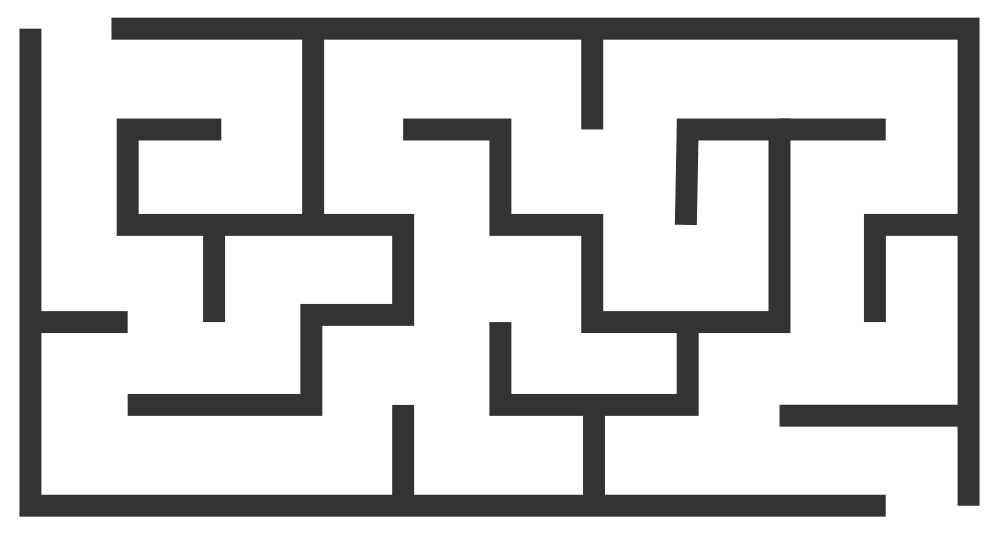
#> input picture images/maze.png, 1000 x 545 px, found by its file name
$ jupyter execute --allow-errors testing_notebook.ipynb
#> lines starting #> are read from the running program, lines starting #| are printed output that depends on the picture; after the words box and inside, x2 and y2 are one past the last pixel; in counts of white or black regions, pixels touching at a corner belong together
[cell 1]
import cv2 as cv
import numpy as np
import matplotlib.pyplot as plt
import seaborn as sns

from settings import *

[cell 2]
image = cv.imread("images/maze.png", cv.IMREAD_GRAYSCALE)
#> image is the input picture: shape (545, 1000); min 51, max 255, mean 206.2
# Apply a binary threshold to distinguish walls from free space
_, binary_image = cv.threshold(image, 127, 255, cv.THRESH_BINARY_INV)
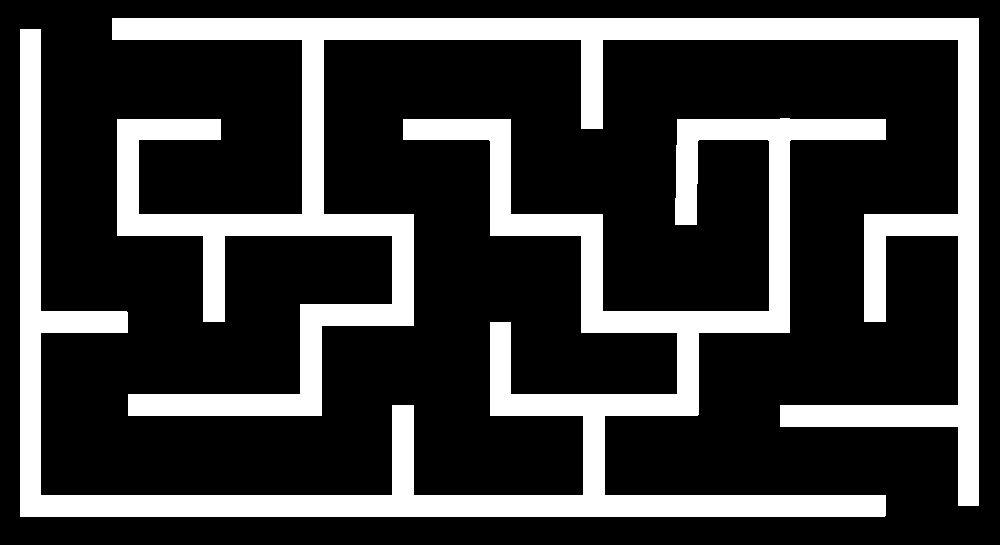
#> binary_image: shape (545, 1000); 23.6% white; 2 white regions, box (x1, y1, x2, y2) and area: (112, 18, 979, 506) 64528, (20, 29, 886, 517) 64320
# Convert binary image to match the display dimensions
maze = cv.resize(binary_image, (WIDTH, HEIGHT))
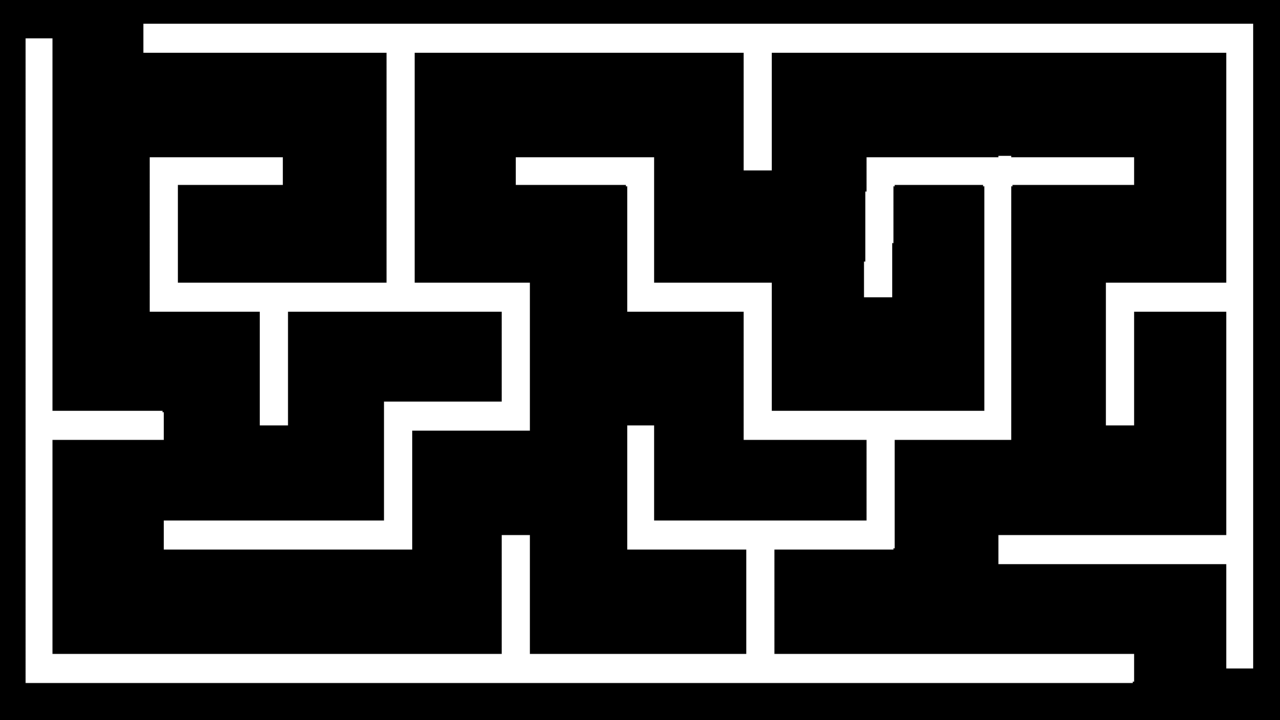
#> maze: shape (720, 1280); min 0, max 255, mean 60.3

[cell 3]
maze.shape
#> Out = (720, 1280)

[cell 4]
plt.imshow(binary_image, cmap='gray')

[cell 5]
circle = np.zeros((720, 1280), dtype='uint8')
circle = cv.circle(circle, (100, 100), 60, 255, -1)
plt.imshow(circle, cmap='gray')
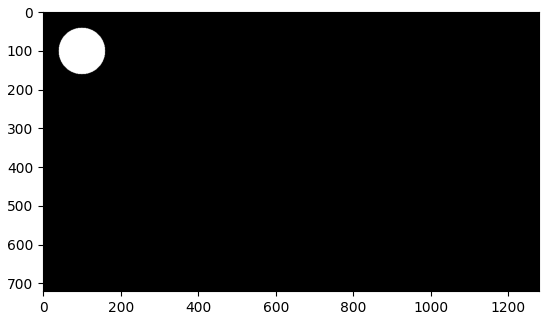
#> figure drawn by matplotlib, 1 panel

[cell 6]
res = circle ^ maze
plt.imshow(res, cmap='gray')

[cell 7]
inter = circle & maze
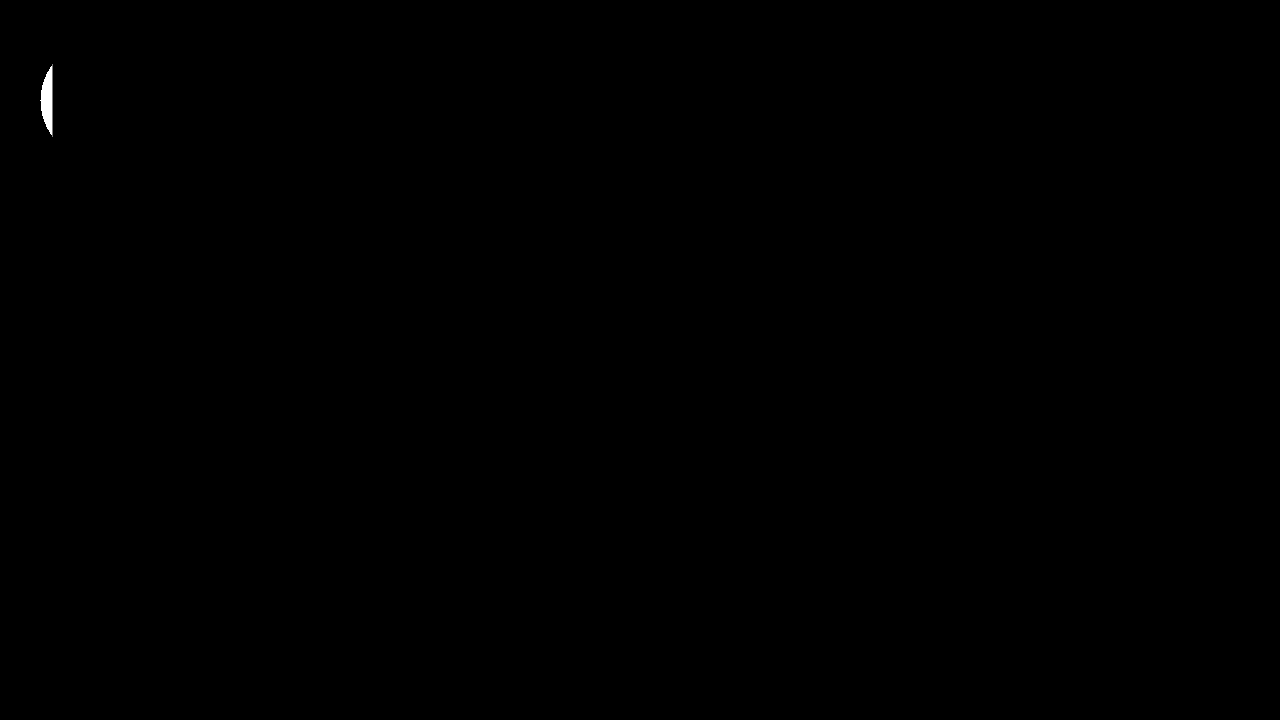
#> inter: shape (720, 1280); min 0, max 255, mean 0.2
coords = np.argwhere(inter > 0)
#> coords = 621 pairs, first value 64 to 136, second value 40 to 52
coords
#> Out has the same summary as coords

[cell 8]
ys = coords[:, 0]
#> ys = 621 values from 64 to 136
xs = coords[:, 1]
#> xs = 621 values, max 52 at index 0, min 40 at index 304, mean 47.51
range = (np.max(xs) - np.min(xs), np.max(ys) - np.min(ys))
#> range = (12, 72)
range
#> Out = (12, 72)

[cell 9]
a = np.array([0])
b = np.array([1])
c = a & b
coords = np.argwhere(c > 0)
coords

[cell 10]
x = np.arange(0,10000,2)

y = 0.3*x + 0.6


noise = np.random.normal(0,2, len(x)) #  μ = 0, σ = 2

y_noised = y + noise

sns.displot(noise, kde=True, bins=15)
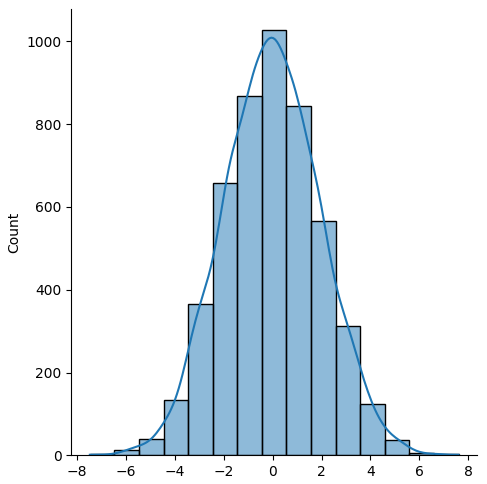
#> figure drawn by matplotlib, 1 panel; tallest bar 1027 high, from x = -0.441 to 0.564; curve peaks at x = -0.0521, y = 1009

[cell 11]
sigma_x = 1
sigma_y = 1
sigma_theta = 2

R = np.array([[sigma_x**2, 0, 0],
                [0, sigma_y**2, 0],
                [0, 0, sigma_theta**2]])

epsilon = np.random.multivariate_normal(np.array([0,0,0]),R, 1)


print(epsilon)

#> (a cell that did not finish here is left out)

[cell 13]
import numpy as np

population = 5
gen = np.random.normal(loc=0.0, scale=5, size=population)
print(gen)
rank = np.where(gen)
print(rank)
prob = []
for i in rank:
    prob.append(1 - i / np.sum(rank))

prob1 = []
#> (the rest of this cell did not finish here and is left out)

[cell 14]
def indices_descending(arr):
    # Enumerate and sort the array by value in descending order
    sorted_indices = sorted(enumerate(arr), key=lambda x: x[1], reverse=True)
    # Extract the indices sorted by descending value
    index_order = [index for index, value in sorted_indices]
    # Create an output array that places the rank position at the original index
    rank_positions = [0] * len(arr)
    for rank, index in enumerate(index_order):
        rank_positions[index] = rank
    return rank_positions

# Example usage
arr = [5, 6, 10, 0]
result = indices_descending(arr)
print(result)  # Output will be [2, 1, 0, 3]

[cell 15]
import random

def create_roulette_wheel(genotypes, probabilities):
    # Calculate cumulative probabilities
    cumulative_probabilities = []
    current_sum = 0
    for p in probabilities:
        current_sum += p
        cumulative_probabilities.append(current_sum)

    def spin():
        # Generate a random number between 0 and 1
        r = random.random()
        # Find the first index where the cumulative probability is greater than the random number
        for i, cp in enumerate(cumulative_probabilities):
            if r < cp:
                return genotypes[i]
        return genotypes[-1]  # Just in case of floating point arithmetic issues

    return spin

# Define your values and their corresponding probabilities
genotypes = [['red', 'black', 'green'], ["a", "b", "c"], ['j','k','l']]
probabilities = [0.48, 0.48, 0.04]  # Example probabilities for a simple roulette wheel

# Create the roulette wheel
roulette_wheel = create_roulette_wheel(genotypes, probabilities)

# Spin the wheel multiple times to test
#> (the rest of this cell did not finish here and is left out)
